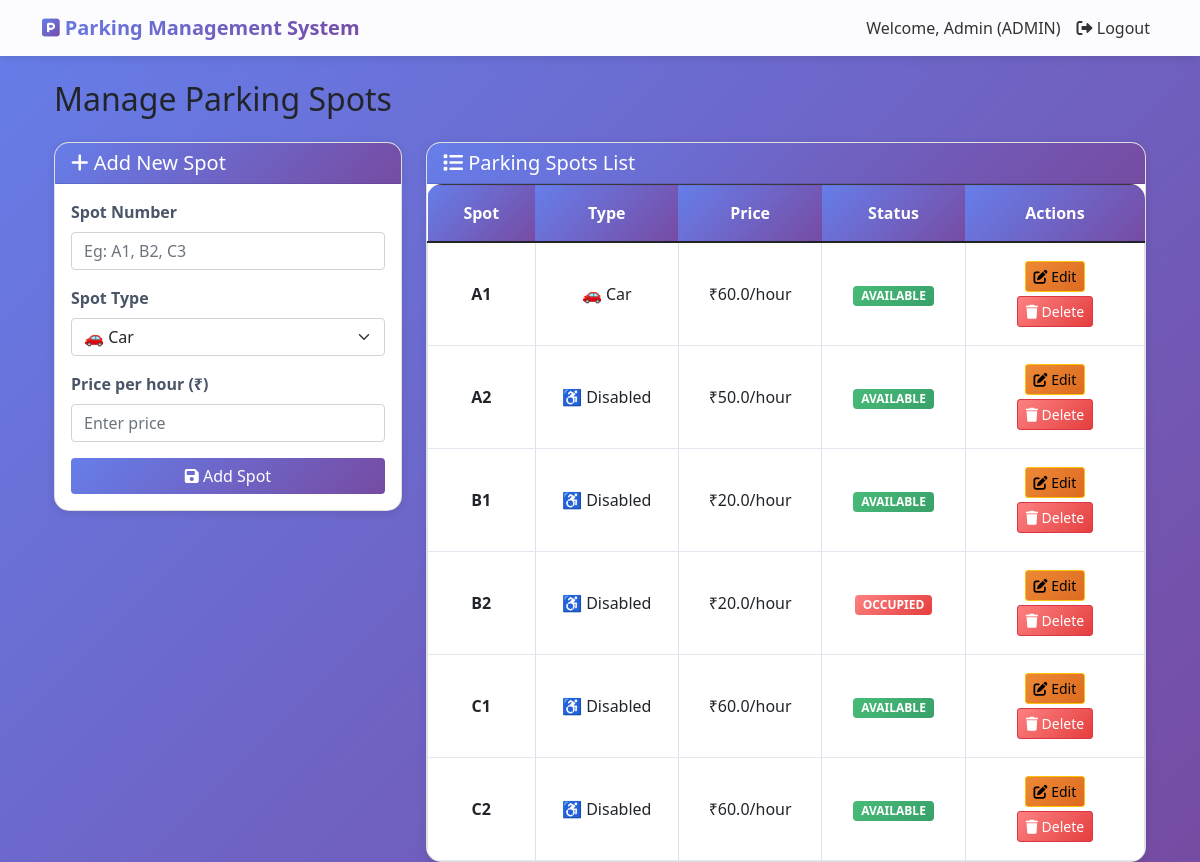
The app's page /admin/manage_spots (signed in), older data.
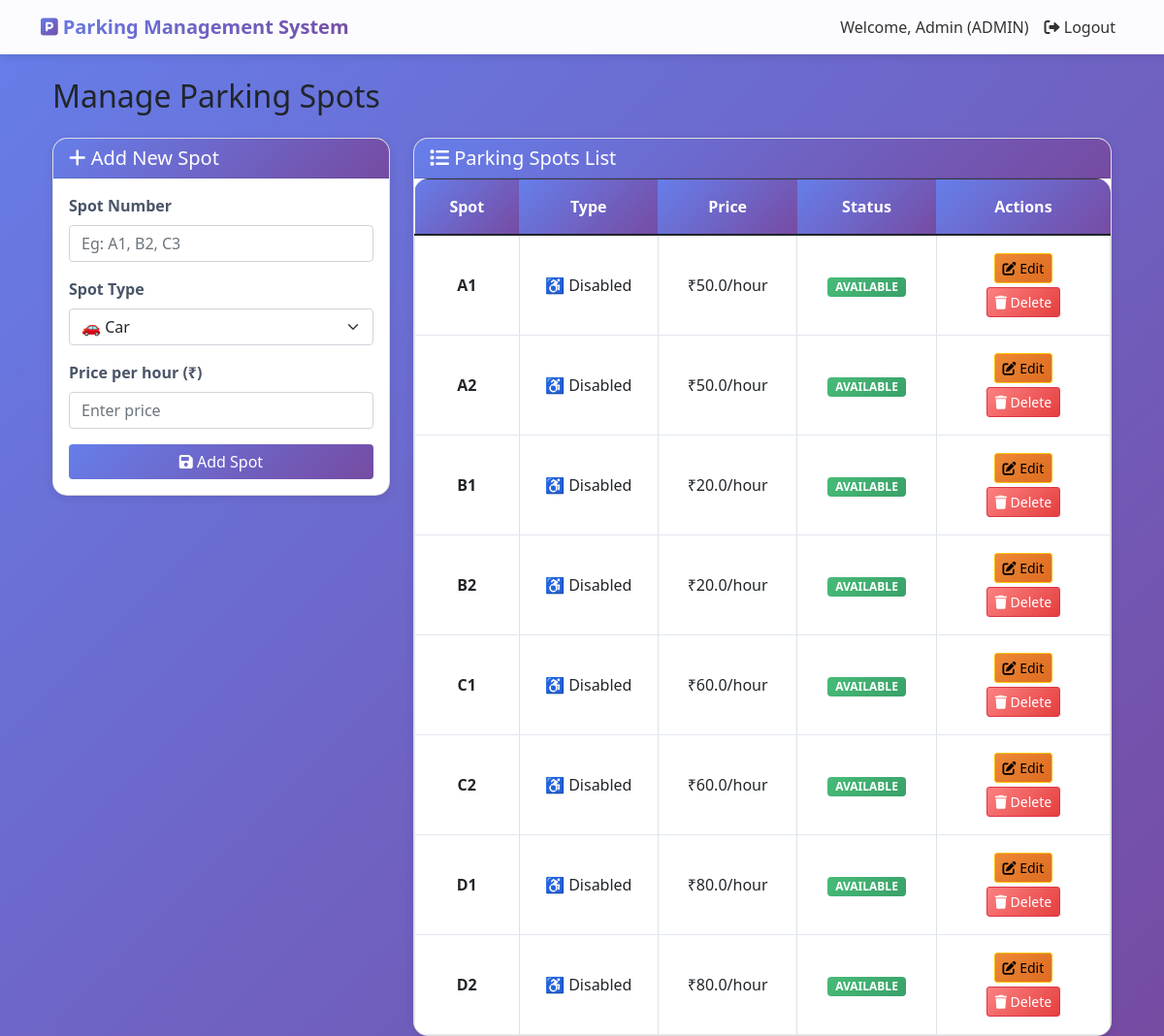
The same page, newer data.
### models.py (models this page shows)
class User(UserMixin, db.Model):
    id = db.Column(db.Integer, primary_key=True)
    name = db.Column(db.String(100), nullable=False)
    email = db.Column(db.String(100), unique=True, nullable=False)
    phone = db.Column(db.String(15), nullable=False)
    password = db.Column(db.String(200), nullable=False)
    vehicle_number = db.Column(db.String(20), nullable=True)
    role = db.Column(db.String(30), default='user')
    created_at = db.Column(db.DateTime, default=datetime.utcnow)
    bookings = db.relationship('Booking', backref='user', lazy=True)
    manager_application = db.relationship('ManagerApplication', backref='user', uselist=False)

class ParkingSpot(db.Model):
    id = db.Column(db.Integer, primary_key=True)
    spot_number = db.Column(db.String(10), unique=True, nullable=False)
    spot_type = db.Column(db.String(20), nullable=False)
    price_per_hour = db.Column(db.Float, nullable=False)
    status = db.Column(db.String(20), default='available')
    bookings = db.relationship('Booking', backref='parking_spot', lazy=True)

### app.py (the view)
@app.route('/admin/manage_spots')
@login_required
def manage_spots():
    if current_user.role != 'admin':
        flash('Access denied!', 'danger')
        return redirect(url_for('user_dashboard'))
    spots = ParkingSpot.query.all()
    return render_template('admin/manage_spots.html', spots=spots)

### app.py (called while the page is built)
@login_manager.user_loader
def load_user(user_id):
    return User.query.get(int(user_id))

@app.context_processor
def utility_processor():
    return {'now': datetime.now}

### templates/admin/manage_spots.html (shortened to what this page needs)
{% extends "base.html" %}
{% block content %}
<div class="container-fluid">
    <h2 class="mb-4">Manage Parking Spots</h2>
    <div class="row">
        <div class="col-md-4">
            <div class="card">
                <div class="card-header bg-primary text-white">
                    <h5 class="mb-0"><i class="fas fa-plus"></i> Add New Spot</h5>
                </div>
                <div class="card-body">
                    <form method="POST" action="{{ url_for('add_spot') }}">
                        <div class="mb-3">
                            <label class="form-label">Spot Number</label>
                            <input type="text" name="spot_number" placeholder="Eg: A1, B2, C3" class="form-control" required>
                        </div>
                        <div class="mb-3">
                            <label class="form-label">Spot Type</label>
                            <select name="spot_type" class="form-select">
                                <option value="car">🚗 Car</option>
                            </select>
                        </div>
                        <div class="mb-3">
                            <label class="form-label">Price per hour (₹)</label>
                            <input type="number" name="price_per_hour" placeholder="Enter price" class="form-control" required>
                        </div>
                        <button type="submit" class="btn btn-primary w-100">
                            <i class="fas fa-save"></i> Add Spot
                        </button>
                    </form>
                </div>
            </div>
        </div>
        <div class="col-md-8">
            <div class="card">
                <div class="card-header bg-info text-white">
                    <h5 class="mb-0"><i class="fas fa-list"></i> Parking Spots List</h5>
                </div>
                <div class="card-body p-0">
                    <div class="table-responsive">
                        <table class="table table-bordered table-hover mb-0">
                            <thead class="table-dark">
                                <tr>
                                    <th style="width:15%">Spot</th>
                                    <th style="width:20%">Type</th>
                                    <th style="width:20%">Price</th>
                                    <th style="width:20%">Status</th>
                                    <th style="width:25%">Actions</th>
                                </tr>
                            </thead>
                            <tbody>
                                {% for spot in spots %}
                                <tr>
                                    <td class="align-middle"><strong>{{ spot.spot_number }}</strong></td>
                                    <td class="align-middle">
                                        {% if spot.spot_type == 'car' %}🚗 Car
                                        {% elif spot.spot_type == 'bike' %}🏍️ Bike
                                        {% elif spot.spot_type == 'ev' %}⚡ EV
                                        {% else %}♿ Disabled
                                        {% endif %}
                                    </td>
                                    <td class="align-middle">₹{{ spot.price_per_hour }}/hour</td>
                                    <td class="align-middle">
                                        <span class="badge bg-{{ 'success' if spot.status == 'available' else 'danger' if spot.status == 'occupied' else 'warning' }}">
                                            {{ spot.status|upper }}
                                        </span>
                                    </td>
                                    <td class="align-middle">
                                        <a href="{{ url_for('edit_spot', spot_id=spot.id) }}"
                                           class="btn btn-warning btn-sm">
                                            <i class="fas fa-edit"></i> Edit
                                        </a>
                                        <a href="{{ url_for('delete_spot', spot_id=spot.id) }}"
                                           class="btn btn-danger btn-sm"
                                           onclick="return confirm('Are you sure you want to delete spot {{ spot.spot_number }}?')">
                                            <i class="fas fa-trash"></i> Delete
                                        </a>
                                    </td>
                                </tr>
                                {% endfor %}
                            </tbody>
                        </table>
                    </div>
                </div>
            </div>
        </div>
    </div>
</div>
{% endblock %}

### templates/base.html (shortened to what this page needs)
<!DOCTYPE html>
<html lang="en">
<head>
    <link rel="stylesheet" href="{{ url_for('static', filename='css/style.css') }}">
    <link rel="stylesheet" href="https://cdnjs.cloudflare.com/ajax/libs/font-awesome/6.0.0/css/all.min.css">   <link href="https://cdn.jsdelivr.net/npm/bootstrap@5.1.3/dist/css/bootstrap.min.css" rel="stylesheet">
    <link rel="stylesheet" href="https://cdnjs.cloudflare.com/ajax/libs/font-awesome/6.0.0/css/all.min.css">
</head>
<body>
    <nav class="navbar navbar-expand-lg navbar-light">
        <div class="container">
            <a class="navbar-brand" href="/">
                <i class="fas fa-parking"></i> Parking Management System
            </a>
            <div class="collapse navbar-collapse" id="navbarNav">
                <ul class="navbar-nav ms-auto">
                    {% if current_user.is_authenticated %}
                        <li class="nav-item">
                            <span class="nav-link">Welcome, {{ current_user.name }} ({{ current_user.role|upper }})</span>
                        </li>
                        <li class="nav-item">
                            <a class="nav-link" href="{{ url_for('logout') }}">
                                <i class="fas fa-sign-out-alt"></i> Logout
                            </a>
                        </li>
                    {% endif %}
                </ul>
            </div>
        </div>
    </nav>
    <div class="container mt-4">
        {% block content %}{% endblock %}
    </div>
</body>
</html>

### static/css/style.css (style rules this page uses)
* { margin: 0; padding: 0; box-sizing: border-box; }
body { font-family: 'Poppins', 'Segoe UI', Tahoma, Geneva, Verdana, sans-serif; background: linear-gradient(135deg, #667eea 0%, #764ba2 100%); min-height: 100vh; overflow-x: hidden; }
.navbar { background: rgba(255, 255, 255, 0.98) !important; box-shadow: 0 2px 20px rgba(0, 0, 0, 0.1); backdrop-filter: blur(10px); padding: 1rem 0; }
.navbar-brand { font-size: 1.5rem; font-weight: bold; background: linear-gradient(135deg, #667eea 0%, #764ba2 100%); -webkit-background-clip: text; background-clip: text; color: transparent !important; transition: all 0.3s ease; }
.navbar-brand i { background: linear-gradient(135deg, #667eea 0%, #764ba2 100%); -webkit-background-clip: text; background-clip: text; color: transparent; }
.nav-link { color: #333 !important; font-weight: 500; transition: all 0.3s ease; position: relative; }
.nav-link::after { content: ''; position: absolute; width: 0; height: 2px; background: linear-gradient(135deg, #667eea 0%, #764ba2 100%); bottom: 0; left: 50%; transition: all 0.3s ease; }
.card { border: none; border-radius: 20px; box-shadow: 0 10px 40px rgba(0, 0, 0, 0.1); transition: all 0.3s ease; overflow: hidden; background: white; }
.card-header { background: linear-gradient(135deg, #667eea 0%, #764ba2 100%); color: white; border: none; padding: 1rem 1.5rem; font-weight: 600; }
.card-header h5, .card-header h3 { margin: 0; color: white; }
.card-body { padding: 1.5rem; }
.btn { border-radius: 50px; padding: 0.6rem 1.5rem; font-weight: 600; transition: all 0.3s ease; position: relative; overflow: hidden; }
.btn::before { content: ''; position: absolute; top: 50%; left: 50%; width: 0; height: 0; border-radius: 50%; background: rgba(255, 255, 255, 0.3); transform: translate(-50%, -50%); transition: width 0.6s, height 0.6s; }
.btn-primary { background: linear-gradient(135deg, #667eea 0%, #764ba2 100%); border: none; color: white; }
.btn-warning { background: linear-gradient(135deg, #ed8936 0%, #dd6b20 100%); border: none; color: white; }
.btn-danger { background: linear-gradient(135deg, #fc8181 0%, #e53e3e 100%); border: none; }
.form-control, .form-select { border-radius: 10px; border: 2px solid #e2e8f0; padding: 0.7rem 1rem; transition: all 0.3s ease; font-size: 0.95rem; }
.form-label { font-weight: 600; color: #4a5568; margin-bottom: 0.5rem; }
.table { border-radius: 15px; overflow: hidden; }
.table thead th { background: linear-gradient(135deg, #667eea 0%, #764ba2 100%); color: white; font-weight: 600; border: none; padding: 1rem; }
.table tbody tr { transition: all 0.3s ease; }
.table tbody td { padding: 1rem; vertical-align: middle; border-bottom: 1px solid #e2e8f0; }
.badge { padding: 0.5rem 1rem; border-radius: 50px; font-weight: 600; font-size: 0.75rem; }
.badge.bg-success { background: linear-gradient(135deg, #48bb78 0%, #38a169 100%); }
.card, .dashboard-card, .alert { animation: fadeIn 0.6s ease; }
.table th, .table td { vertical-align:middle; text-align:center; }
.btn-sm { margin:2px; }
.card { box-shadow:0 2px 10px rgba(0,0,0,0.1); }

### templates/base.html (style rules this page uses)
body { background: linear-gradient(135deg, #667eea 0%, #764ba2 100%); min-height: 100vh; }
.navbar { background: rgba(255,255,255,0.95); box-shadow: 0 2px 10px rgba(0,0,0,0.1); }
.card { border-radius: 15px; box-shadow: 0 5px 15px rgba(0,0,0,0.1); transition: transform 0.3s; }
.btn-primary { background: linear-gradient(135deg, #667eea 0%, #764ba2 100%); border: none; }

### templates/admin/manage_spots.html (style rules this page uses)
.table th, .table td { vertical-align: middle; text-align: center; }
.btn-sm { margin: 2px; }
.card { box-shadow: 0 2px 10px rgba(0,0,0,0.1); }
.form-label { font-weight: 600; }

Row changes from the older to the newer data that the page shows:
changed ParkingSpot (number 1 of 8 on the later page): price_per_hour "60.0" → "50.0"; spot_type "🚗 Car" → "♿ Disabled"
changed ParkingSpot (number 4 of 8 on the later page): status "OCCUPIED" → "AVAILABLE"
added ParkingSpot: spot_number "D1", spot_type "♿ Disabled", price_per_hour "80.0", status "AVAILABLE"
added ParkingSpot: spot_number "D2", spot_type "♿ Disabled", price_per_hour "80.0", status "AVAILABLE"
